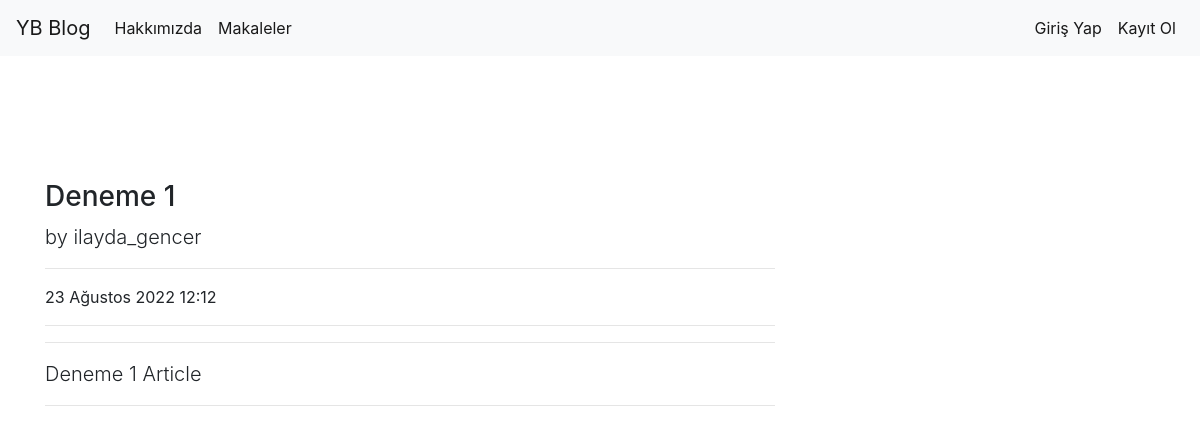
The app's page /articles/article/1 with its own data.
### article/models.py (models this page shows, shortened)
class Article(models.Model):
    author=models.ForeignKey("auth.User",on_delete=models.CASCADE,verbose_name="Yazar")
    title=models.CharField(max_length=50,verbose_name="Başlık")
    content=models.TextField(verbose_name="İçerik")
    created_date=models.DateTimeField(auto_now_add=True,verbose_name="Oluşturulma Tarihi")

### article/views.py (the view)
# urls.py: path('article/<int:id>',views.detail,name="detail"),
def detail(request,id):
   article=get_object_or_404(Article,id=id)
   return render(request,"detail.html",{"article":article})

### templates/detail.html
{% extends "layout.html" %}
{% block body %}
<div class="row">
                <div class="col-lg-8">
                            <h3 class=" mt-4">{{article.title}}</h3>
                            <p class="lead">
                            by
                            {{article.author.username}}
                            </p>
                            <hr>
                            <p>{{article.created_date}}</p>
                            <hr>
                        <hr>
                        <p class="lead">
                          {{article.content}}
                        </p>
                        <hr>
                </div>
{% endblock body %}

### records on screen
Article: title "Deneme 1", author.username "ilayda_gencer", created_date "23 Ağustos 2022 12:12", content "Deneme 1 Article"
